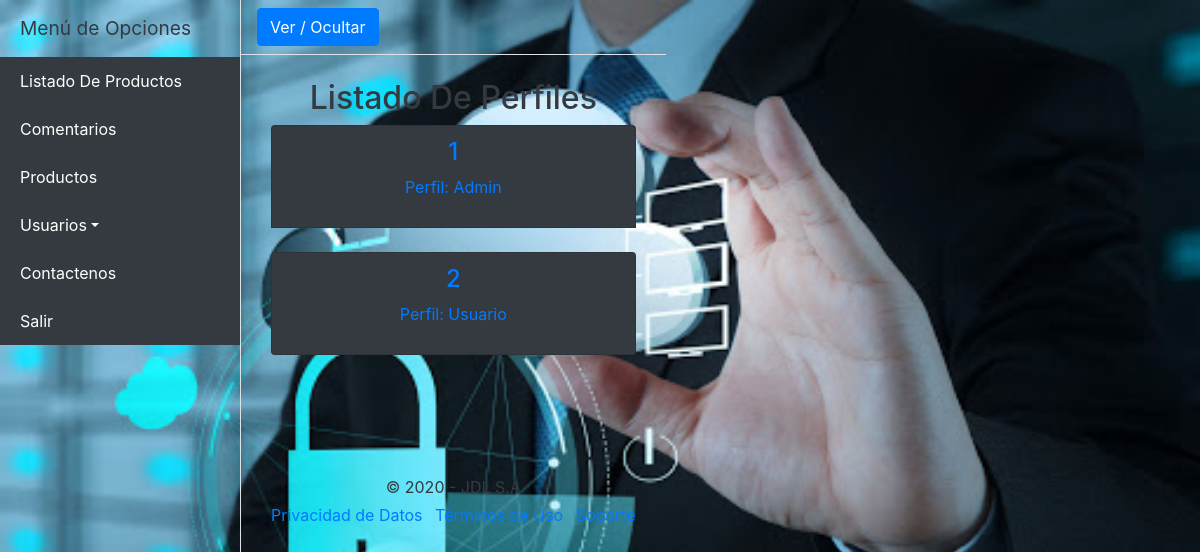
/perfiles/index.php, run on an earlier commit of the app's database.
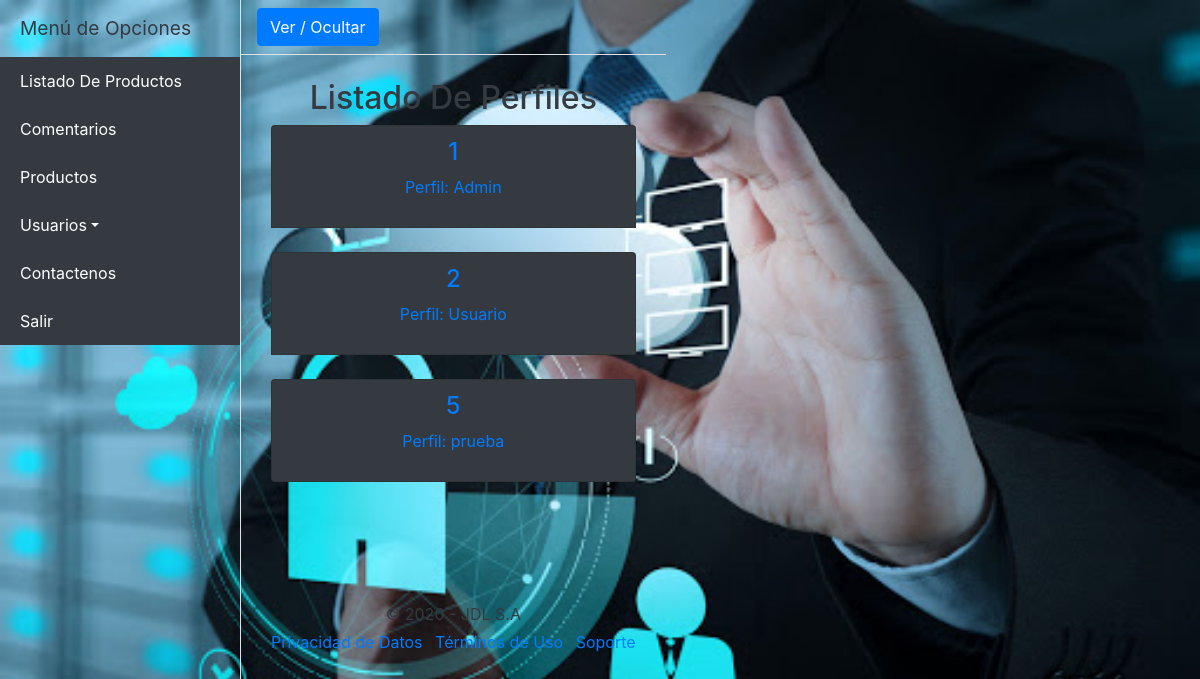
And on a later commit of the database.
### tables this page shows
CREATE TABLE `permisos` (
  `id_permiso` int(2) NOT NULL,
  `nombre_permiso` varchar(30) DEFAULT NULL
);

### mlibs/bodyiper.php (the view, shortened to what this page needs)
<div class="d-flex" id="wrapper">
  <div class="bg-black border-right" id="sidebar-wrapper">
    <div class="sidebar-heading bg-black text-dark">Menú de Opciones</div>
      <div class="list-group list-group-flush">
        <a href="../listados/" class="list-group-item list-group-item-action bg-dark text-white">Listado De Productos</a>
        <a href="../comentarios/" class="list-group-item list-group-item-action bg-dark text-white">Comentarios</a>
        <a href="../productos/" class="list-group-item list-group-item-action bg-dark text-white">Productos</a>
        <a href="#pageSubmenu" data-toggle="collapse" aria-expanded="false" class="list-group-item list-group-item-action dropdown-toggle bg-dark text-white">Usuarios</a>
        <a href="../contacto/" class="list-group-item list-group-item-action bg-dark text-white">Contactenos</a>
        <a href="../" class="list-group-item list-group-item-action bg-dark text-white">Salir</a>
      </div>
    </div>
  <div id="page-content-wrapper align-self-center" >
    <nav class="navbar navbar-expand-lg navbar-light bg-black border-bottom">
      <button class="btn btn-primary" id="menu-toggle">Ver / Ocultar</button>
    </nav>
    <div class="col-md-12 order-md-1" ALIGN=center>
    <h2 class="mt-4 text-dark" >Listado De Perfiles</h2>
<div class="container">
    <div class="d-flex justify-content-center text-white" >
      <form ALIGN=center class="form-horizontal">
        <div class="form-group" >
      <?php
      	$long = count($permisos);
      	for($i=0; $i< $long; $i++){
      ?>
	    <div class="list-group">
      <a 	<?php echo "href=modifica.php?id_permiso=".$permisos[$i]['id_permiso'];?>
						 class="list-group-item bg-dark col-md-12 mb-4">
				<h4 class="list-group-item-heading"> <?php echo $permisos[$i]['id_permiso'] ."";?> </h4>
        <p class="list-group-item-text"><?php 	echo "Perfil: " . $permisos[$i]['nombre_permiso'] ."";
        ?>
        </p>
			  </a>
      <?php  } ?>
    </div>
    </form>
    </div>
    <?php
      include "footer.php"
    ?>
  </div>
</div>

What changed in the data, as far as the page shows it:
added permisos: id_permiso "5", nombre_permiso "prueba"
